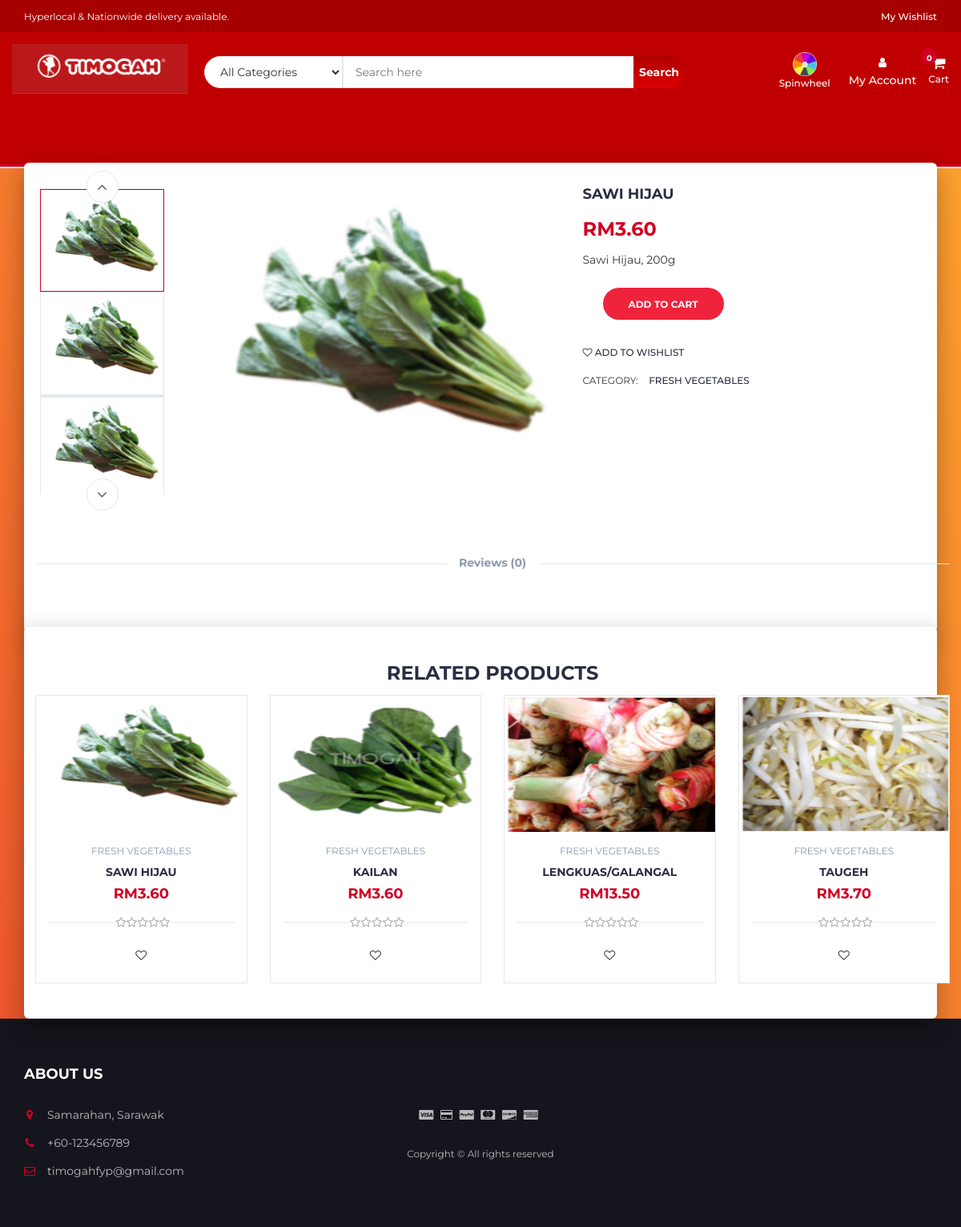
The app's page /product.php?p=1, older data.
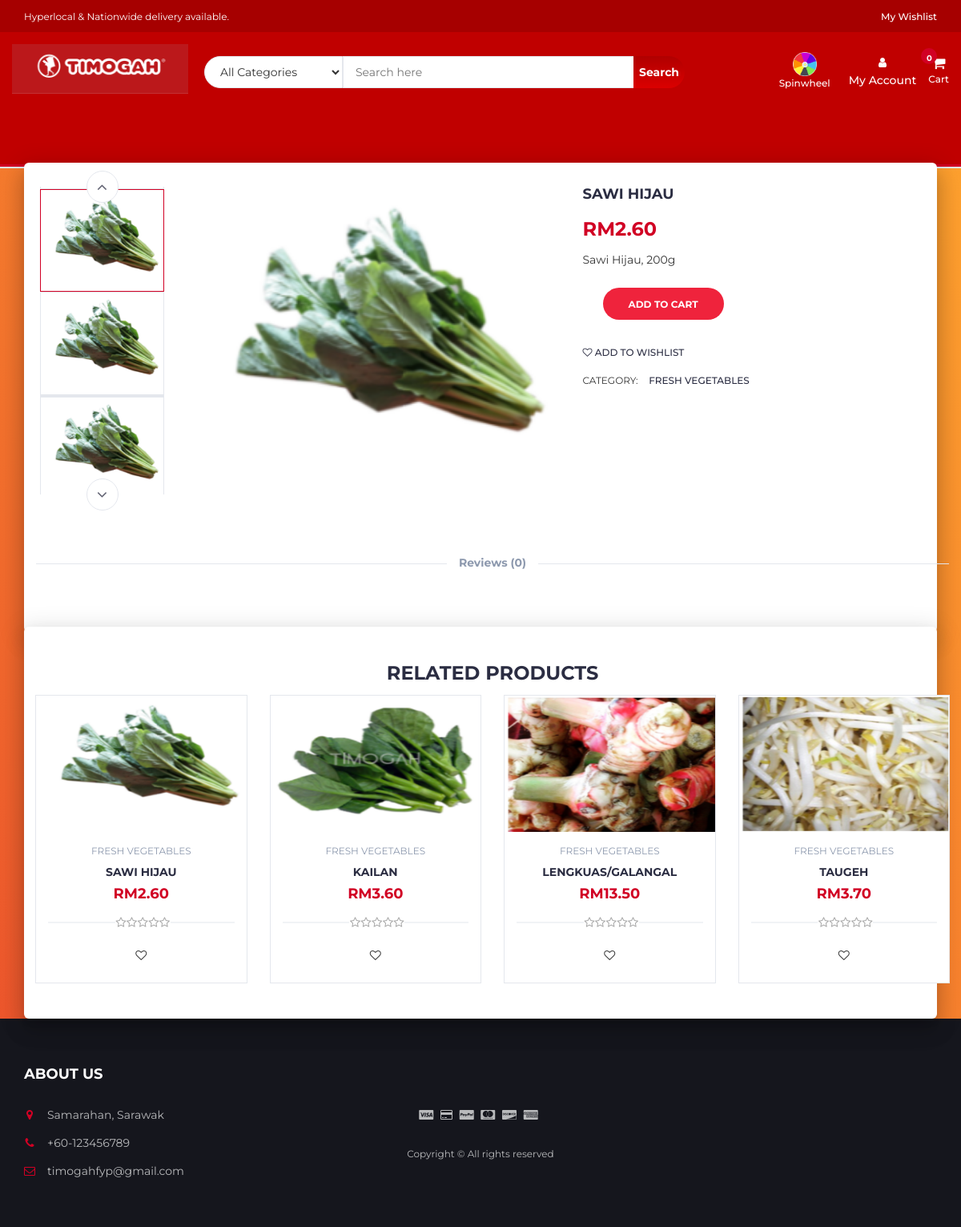
The same page, newer data.
### tables this page shows
CREATE TABLE `products` (
  `product_id` int(100) NOT NULL,
  `product_cat` int(100) NOT NULL,
  `product_brand` int(100) NOT NULL,
  `product_title` varchar(255) NOT NULL,
  `product_price` DECIMAL(10, 2) NOT NULL,
  `product_desc` text NOT NULL,
  `product_image` text NOT NULL,
  `product_keywords` text NOT NULL
);

CREATE TABLE `categories` (
  `cat_id` int(100) NOT NULL,
  `cat_title` text NOT NULL
);

### product.php (the view, shortened to what the changed rows need)
<?php
include "header.php";
?>
		<div class="section main main-raised">
			<div class="container">
				<div class="row">
					<?php
								include 'db.php';
								$product_id = $_GET['p'];
								$sql = " SELECT * FROM products AS P,categories AS C WHERE P.product_cat = C.cat_id  AND P.product_id = '$product_id'";
								$result = mysqli_query($con, $sql);
								if (mysqli_num_rows($result) > 0)
								{
									while($row = mysqli_fetch_assoc($result))
									{
									echo '
                                <div class="col-md-5 col-md-push-2">
                                <div id="product-main-img">
                                    <div class="product-preview">
                                        <img src="product_images/'.$row['product_image'].'" alt="">
                                    </div>
                                    <div class="product-preview">
                                        <img src="product_images/'.$row['product_image'].'" alt="">
                                    </div>
                                    <div class="product-preview">
                                        <img src="product_images/'.$row['product_image'].'" alt="">
                                    </div>
                                    <div class="product-preview">
                                        <img src="product_images/'.$row['product_image'].'" alt="">
                                    </div>
                                </div>
                            </div>
                                <div class="col-md-2  col-md-pull-5">
                                <div id="product-imgs">
                                    <div class="product-preview">
                                        <img src="product_images/'.$row['product_image'].'" alt="">
                                    </div>
                                    <div class="product-preview">
                                        <img src="product_images/'.$row['product_image'].'" alt="">
                                    </div>
                                    <div class="product-preview">
                                        <img src="product_images/'.$row['product_image'].'g" alt="">
                                    </div>
                                    <div class="product-preview">
                                        <img src="product_images/'.$row['product_image'].'" alt="">
                                    </div>
                                </div>
                            </div>
									';
									?>
									<?php
									echo '
							<div class="col-md-5">
								<div class="product-details">
									<h2 class="product-name">'.$row['product_title'].'</h2>
									<div id = "rating_reviews">
									</div>
									<div>
										<h3 class="product-price">RM'.$row['product_price'].'</h3>
									</div>
									<div><p>'.$row['product_desc'].'</p></div>
									<div class="add-to-cart">
										<div class="qty-label">
											<div class="btn-group" style="margin-left: 25px; margin-top: 15px">
											<button class="add-to-cart-btn" pid="'.$row['product_id'].'"  id="product" ><i class="fa fa-shopping-cart"></i> add to cart</button>
											</div>
										</div>
									</div>
									<ul class="product-btns">
										<li><a href="#" pid="'.$row['product_id'].'"  id="wishlist" ><i class="fa fa-heart-o"></i> add to wishlist</a></li>
									</ul>
									<ul class="product-links">
										<li>Category:</li>
										<li><a href="#">'.$row["cat_title"].'</a></li>
									</ul>
								</div>
							</div>
							';
							}
						}
						?>
				</div>
			</div>
		</div>
		<div class="section main main-raised">
			<div class="container">
				<div class="row">
								<?php
                    include 'db.php';
								$product_id = $_GET['p'];
					$product_query = "SELECT * FROM products,categories WHERE product_cat=cat_id AND product_id BETWEEN $product_id AND $product_id+3";
                $run_query = mysqli_query($con,$product_query);
                if(mysqli_num_rows($run_query) > 0){
                    while($row = mysqli_fetch_array($run_query)){
                        $pro_id    = $row['product_id'];
                        $pro_title = $row['product_title'];
                        $pro_price = $row['product_price'];
                        $pro_image = $row['product_image'];
                        $cat_name = $row["cat_title"];
                        echo "
                                <div class='col-md-3 col-xs-6'>
								<a href='product.php?p=$pro_id'><div class='product'>
									<div class='product-img'>
										<img src='product_images/$pro_image' style='max-height: 170px;' alt=''>
									</div></a>
									<div class='product-body'>
										<p class='product-category'>$cat_name</p>
										<h3 class='product-name header-cart-item-name'><a href='product.php?p=$pro_id'>$pro_title</a></h3>
										<h4 class='product-price header-cart-item-info'>RM$pro_price</h4>
										<div class='product-rating'>";
										$rating_query = "SELECT ROUND(AVG(rating),1) AS avg_rating  FROM reviews WHERE product_id='$pro_id '";
										$run_review_query = mysqli_query($con,$rating_query);
										$review_row = mysqli_fetch_array($run_review_query);
										if($review_row > 0){
											$avg_count=$review_row["avg_rating"];
												$i=1;
												while($i <= 5-round($avg_count)){
													$i++;
													echo'
													<i class="fa fa-star-o empty"></i>';
												}
										}
										echo "</div>
										<div class='product-btns'>
											<button pid='$pro_id' id='wishlist' class='add-to-wishlist'><i class='fa fa-heart-o'></i><span class='tooltipp'>add to wishlist</span></button>
										</div>
									</div>
									<div class='add-to-cart'>
										<button pid='$pro_id' id='product' class='add-to-cart-btn block2-btn-towishlist' href='#'><i class='fa fa-shopping-cart'></i> add to cart</button>
									</div>
								</div>
                                </div>
			";
		}
}
?>

Row changes from the older to the newer data that the page shows:
changed products "SAWI HIJAU": product_price "3.60" → "2.60"
